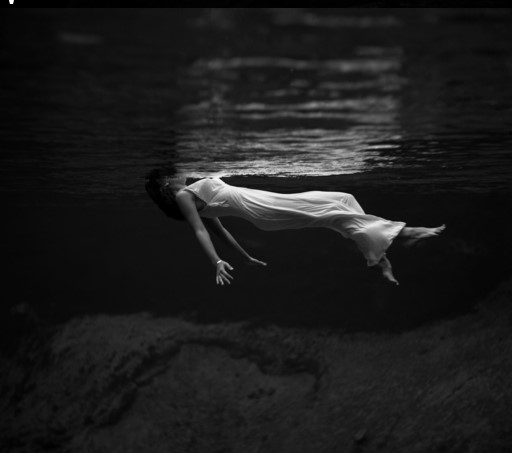
#> input picture image_transform/trans.jpg, 512 x 453 px
$ python translation.py 5
#> lines starting #> are read from the running program, lines starting #| are printed output that depends on the picture
import sys
from PIL import Image, ImageOps

x_trans = int(sys.argv[1])
im = Image.open('trans.jpg')
#> im is the input picture: PIL image 512x453 RGB; min 0, max 255, mean 28.2
pixelMap1 = im.load()

size = (im.size[0], im.size[1]) #width x height
#> size = (512, 453)
print("Size: ", im.size)
#| Size:  (512, 453)
img = Image.new(im.mode, size)
#> img: PIL image 512x453 RGB; every value is 0
pixelsNew = img.load()

for r in range(im.size[0]):
    for c in range(im.size[1]):
        curr_pixel1 = pixelMap1[r,c]
        if(r+x_trans < im.size[0]):
            pixelsNew[r+x_trans,c] = curr_pixel1
img.save("trans_output.jpg")
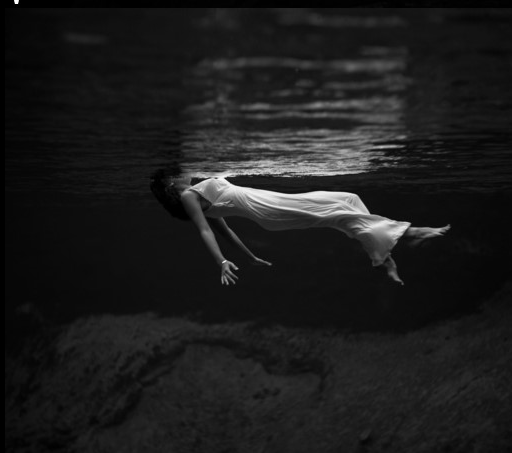
#> saved as trans_output.jpg: PIL image 512x453 RGB; min 0, max 255, mean 28
img.close()
